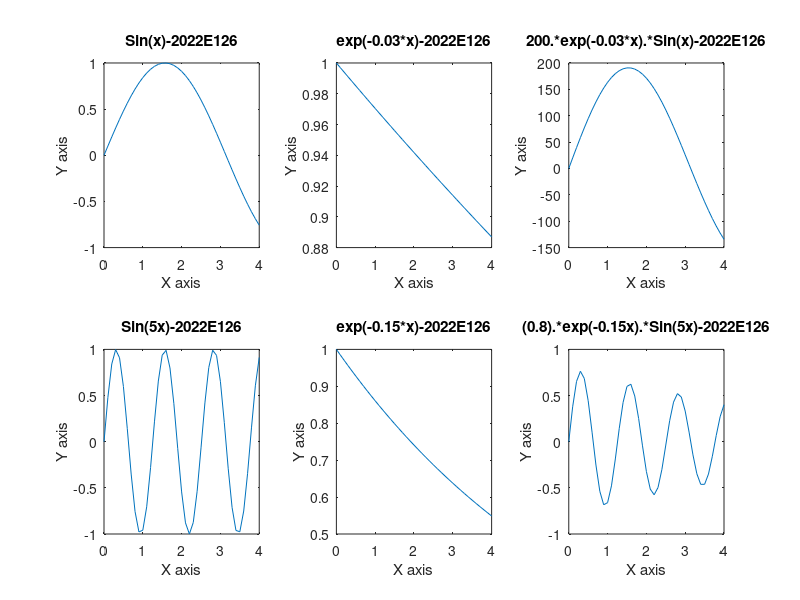

The MATLAB source for this figure:
x=[0:0.1:4];
y1=sin(x);
y2=exp(-0.03*x);
y3=200.*y2.*y1;
y4=sin(5*x);
y5=exp(-0.15*x);
y6=0.8.*y5.*y4;
subplot(2,3,1)
plot(x,y1)
xlabel('X axis');
ylabel('Y axis');
title('Sin(x)-2022E126')
subplot(2,3,2)
plot(x,y2)
xlabel('X axis');
ylabel('Y axis');
title('exp(-0.03*x)-2022E126')
subplot(2,3,3)
plot(x,y3)
xlabel('X axis');
ylabel('Y axis');
title('200.*exp(-0.03*x).*Sin(x)-2022E126')
subplot(2,3,4)
plot(x,y4)
xlabel('X axis');
ylabel('Y axis');
title('Sin(5x)-2022E126')
subplot(2,3,5)
plot(x,y5)
xlabel('X axis');
ylabel('Y axis');
title('exp(-0.15*x)-2022E126')
subplot(2,3,6)
plot(x,y6)
xlabel('X axis');
ylabel('Y axis');
title('(0.8).*exp(-0.15x).*Sin(5x)-2022E126')
